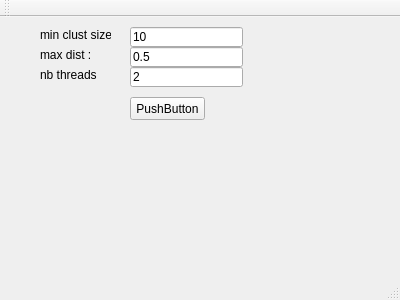
<?xml version="1.0" encoding="UTF-8"?>
<ui version="4.0">
 <class>MainWindow</class>
 <widget class="QMainWindow" name="MainWindow">
  <property name="geometry">
   <rect>
    <x>0</x>
    <y>0</y>
    <width>400</width>
    <height>300</height>
   </rect>
  </property>
  <property name="windowTitle">
   <string>MainWindow</string>
  </property>
  <widget class="QWidget" name="centralWidget">
   <widget class="QPushButton" name="pushButton">
    <property name="geometry">
     <rect>
      <x>130</x>
      <y>80</y>
      <width>75</width>
      <height>23</height>
     </rect>
    </property>
    <property name="text">
     <string>PushButton</string>
    </property>
   </widget>
   <widget class="QLabel" name="label">
    <property name="geometry">
     <rect>
      <x>40</x>
      <y>10</y>
      <width>71</width>
      <height>16</height>
     </rect>
    </property>
    <property name="text">
     <string>min clust size : </string>
    </property>
   </widget>
   <widget class="QLabel" name="label_2">
    <property name="geometry">
     <rect>
      <x>40</x>
      <y>30</y>
      <width>51</width>
      <height>16</height>
     </rect>
    </property>
    <property name="text">
     <string>max dist : </string>
    </property>
   </widget>
   <widget class="QLineEdit" name="txtclust">
    <property name="geometry">
     <rect>
      <x>130</x>
      <y>10</y>
      <width>113</width>
      <height>20</height>
     </rect>
    </property>
    <property name="text">
     <string>10</string>
    </property>
   </widget>
   <widget class="QLineEdit" name="txtdist">
    <property name="geometry">
     <rect>
      <x>130</x>
      <y>30</y>
      <width>113</width>
      <height>20</height>
     </rect>
    </property>
    <property name="text">
     <string>0.5</string>
    </property>
   </widget>
   <widget class="QLabel" name="label_3">
    <property name="geometry">
     <rect>
      <x>40</x>
      <y>50</y>
      <width>61</width>
      <height>16</height>
     </rect>
    </property>
    <property name="text">
     <string>nb threads :</string>
    </property>
   </widget>
   <widget class="QLineEdit" name="txtNbThread">
    <property name="geometry">
     <rect>
      <x>130</x>
      <y>50</y>
      <width>113</width>
      <height>20</height>
     </rect>
    </property>
    <property name="text">
     <string>2</string>
    </property>
   </widget>
  </widget>
  <widget class="QMenuBar" name="menuBar">
   <property name="geometry">
    <rect>
     <x>0</x>
     <y>0</y>
     <width>400</width>
     <height>21</height>
    </rect>
   </property>
  </widget>
  <widget class="QToolBar" name="mainToolBar">
   <attribute name="toolBarArea">
    <enum>TopToolBarArea</enum>
   </attribute>
   <attribute name="toolBarBreak">
    <bool>false</bool>
   </attribute>
  </widget>
  <widget class="QStatusBar" name="statusBar"/>
 </widget>
 <layoutdefault spacing="6" margin="11"/>
 <resources/>
 <connections/>
</ui>
